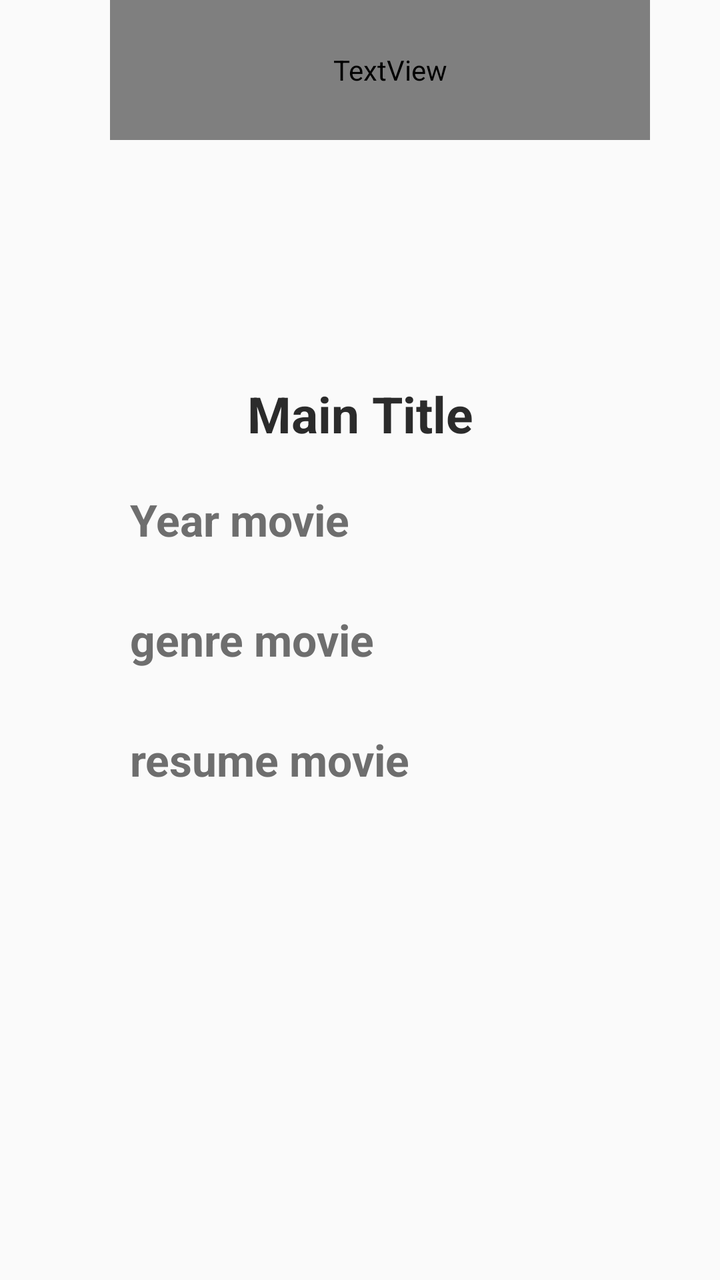
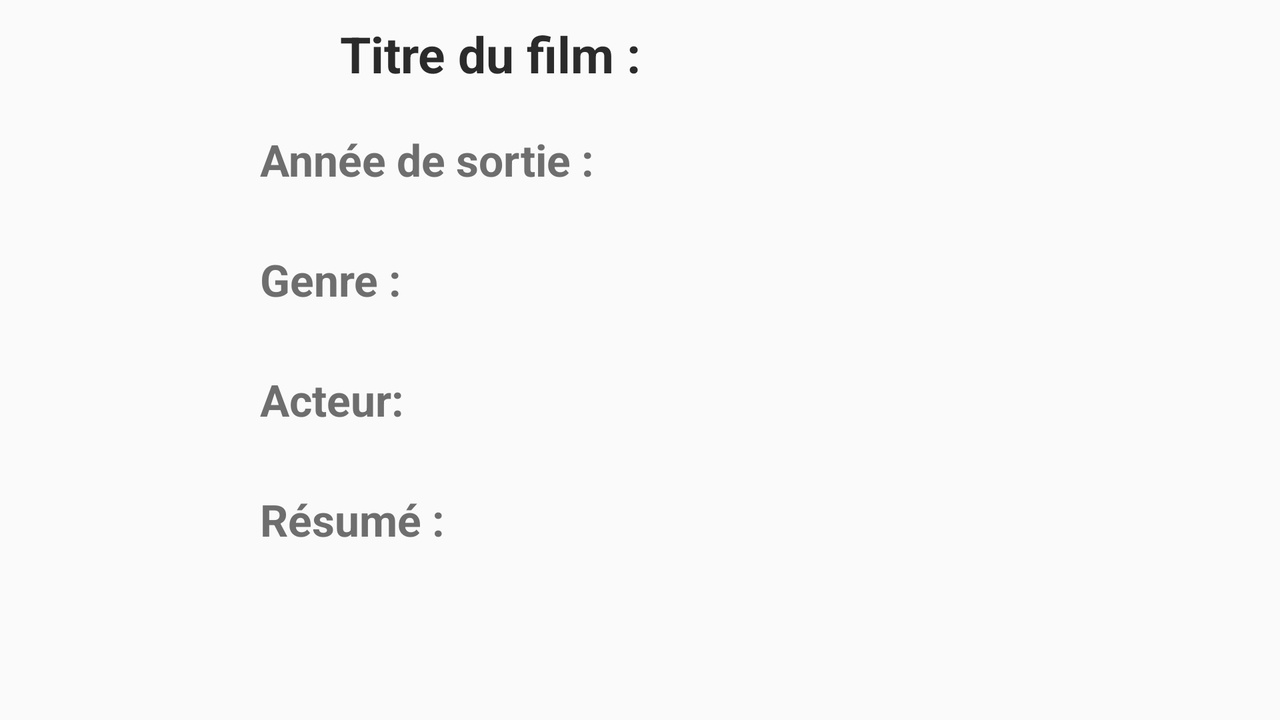

An Android layout and its configuration variant, each rendered on a device that would load it. The default file and the variant file are quoted in full after the pictures.
<!-- AndroidManifest.xml: application theme AppTheme -->
<!-- res/layout/listitem_dvd.xml -->
<?xml version="1.0" encoding="utf-8"?>
<LinearLayout
    xmlns:android="http://schemas.android.com/apk/res/android"
    android:layout_width="match_parent"
    android:layout_height="match_parent"
    android:orientation="vertical"
    android:gravity="center"
    android:background="@color/colorback"
    >

    <TextView

        android:layout_marginLeft="10dp"
        android:layout_width="270dp"
        android:layout_height="70dp"
        android:text="MovieLand"
        android:layout_marginTop="0dp"
        android:layout_gravity="center"
        android:textAlignment="center"
        android:paddingLeft="10dp"
        android:background="@color/colorWhite"
        android:textColor="@color/colortitle"
        android:textSize="50dp"
        android:textStyle="italic|bold"/>
    
    <LinearLayout
        android:layout_width="wrap_content"
        android:layout_height="match_parent"
        android:orientation="vertical"
        android:layout_marginTop="70dp"
        >


    <TextView

        android:id="@+id/listItemDVD_titre"
        android:text="Main Title"
        android:maxLines="1"
        android:layout_marginTop="50dp"
        android:layout_width="250dp"
        android:layout_height="50dp"
        android:paddingLeft="10dp"
        android:textAlignment="center"
        android:textColor="@color/colorBlack"
        android:textStyle="bold"
        android:textSize="25dp" />
    <TextView

        android:id="@+id/listItemDVD_annee"
        android:text="Year movie"

        android:textStyle="bold"
        android:layout_margin="5dp"

        android:layout_width="250dp"
        android:layout_height="50dp"
        android:paddingLeft="10dp"

        android:layout_marginTop="30dp"
        android:textColor="@color/colorGris"
        android:textSize="22dp"/>
        <TextView

            android:id="@+id/listItemDVD_genre"
            android:text="genre movie"

            android:textStyle="bold"
            android:layout_margin="5dp"

            android:layout_width="250dp"
            android:layout_height="50dp"
            android:paddingLeft="10dp"

            android:layout_marginTop="30dp"
            android:textColor="@color/colorGris"
            android:textSize="22dp"
            />
    <TextView

        android:id="@+id/listItemDVD_resume"
        android:text="resume movie"

        android:maxLines="3"
        android:ellipsize="end"

        android:textStyle="bold"
        android:layout_margin="5dp"

        android:layout_width="250dp"
        android:layout_height="50dp"
        android:paddingLeft="10dp"

        android:layout_marginTop="30dp"
        android:textColor="@color/colorGris"
        android:textSize="22dp"/>
    </LinearLayout>


</LinearLayout>
<!-- resources referenced by this layout -->
<resources>
  <color name="colorBlack">#2b2b2b</color>
  <color name="colorGris">#6e6e6e</color>
  <color name="colorWhite">#fcfcfc</color>
  <style name="AppTheme" parent="Theme.AppCompat.Light.NoActionBar">
          
          <item name="colorPrimary">@color/colorPrimary</item>
          <item name="colorPrimaryDark">@color/colorPrimaryDark</item>
          <item name="colorAccent">@color/colorAccent</item>
      </style>
  <color name="colorPrimary">#008577</color>
  <color name="colorPrimaryDark">#00574B</color>
  <color name="colorAccent">#D81B60</color>
</resources>
<!-- res/layout-land/listitem_dvd.xml (the repository's variant of the layout above) -->
<!-- drawn on the phone turned sideways -->
<?xml version="1.0" encoding="utf-8"?>
<LinearLayout
    xmlns:android="http://schemas.android.com/apk/res/android"
    android:layout_width="match_parent"
    android:layout_height="match_parent"
    android:orientation="vertical"
    android:gravity="center"
    android:background="@color/colorback"
    >


    <LinearLayout
        android:layout_width="wrap_content"
        android:layout_height="match_parent"
        android:orientation="vertical"
        android:layout_marginTop="10dp"
        >


    <TextView

        android:id="@+id/listItemDVD_titre"
        android:text="@string/titre_du_film"
        android:maxLines="1"
        android:layout_marginTop="0dp"
        android:layout_width="250dp"
        android:layout_height="50dp"
        android:paddingLeft="10dp"
        android:textAlignment="center"
        android:textColor="@color/colorBlack"
        android:textStyle="bold"
        android:textSize="25dp" />
    <TextView

        android:id="@+id/listItemDVD_annee"
        android:text="@string/annee_de_sortie"

        android:textStyle="bold"
        android:layout_margin="5dp"

        android:layout_width="250dp"
        android:layout_height="50dp"
        android:paddingLeft="10dp"

        android:layout_marginTop="30dp"
        android:textColor="@color/colorGris"
        android:textSize="22dp"/>
        <TextView

            android:id="@+id/listItemDVD_genre"
            android:text="@string/genre"

            android:textStyle="bold"
            android:layout_margin="5dp"

            android:layout_width="250dp"
            android:layout_height="50dp"
            android:paddingLeft="10dp"

            android:layout_marginTop="30dp"
            android:textColor="@color/colorGris"
            android:textSize="22dp"
            />
        <TextView

            android:id="@+id/listItemDVD_acteurs"
            android:text="@string/acteurs"

            android:textStyle="bold"
            android:layout_margin="5dp"

            android:layout_width="250dp"
            android:layout_height="50dp"
            android:paddingLeft="10dp"

            android:layout_marginTop="30dp"
            android:textColor="@color/colorGris"
            android:textSize="22dp"
            />
    <TextView

        android:id="@+id/listItemDVD_resume"
        android:text="@string/resume"

        android:maxLines="3"
        android:ellipsize="end"

        android:textStyle="bold"
        android:layout_margin="5dp"

        android:layout_width="400dp"
        android:layout_height="80dp"
        android:paddingLeft="10dp"

        android:layout_marginTop="30dp"
        android:textColor="@color/colorGris"
        android:textSize="22dp"/>
    </LinearLayout>


</LinearLayout>
<!-- resources referenced by the variant -->
<!-- as the phone turned sideways resolves them -->
<resources>
  <color name="colorBlack">#2b2b2b</color>
  <color name="colorGris">#6e6e6e</color>
  <string name="acteurs">Acteur: </string>
  <string name="annee_de_sortie">Année de sortie : </string>
  <string name="genre">Genre : </string>
  <string name="resume">Résumé : </string>
  <string name="titre_du_film">Titre du film : </string>
  <style name="AppTheme" parent="Theme.AppCompat.Light.NoActionBar">
          
          <item name="colorPrimary">@color/colorPrimary</item>
          <item name="colorPrimaryDark">@color/colorPrimaryDark</item>
          <item name="colorAccent">@color/colorAccent</item>
      </style>
  <color name="colorPrimary">#008577</color>
  <color name="colorPrimaryDark">#00574B</color>
  <color name="colorAccent">#D81B60</color>
</resources>
